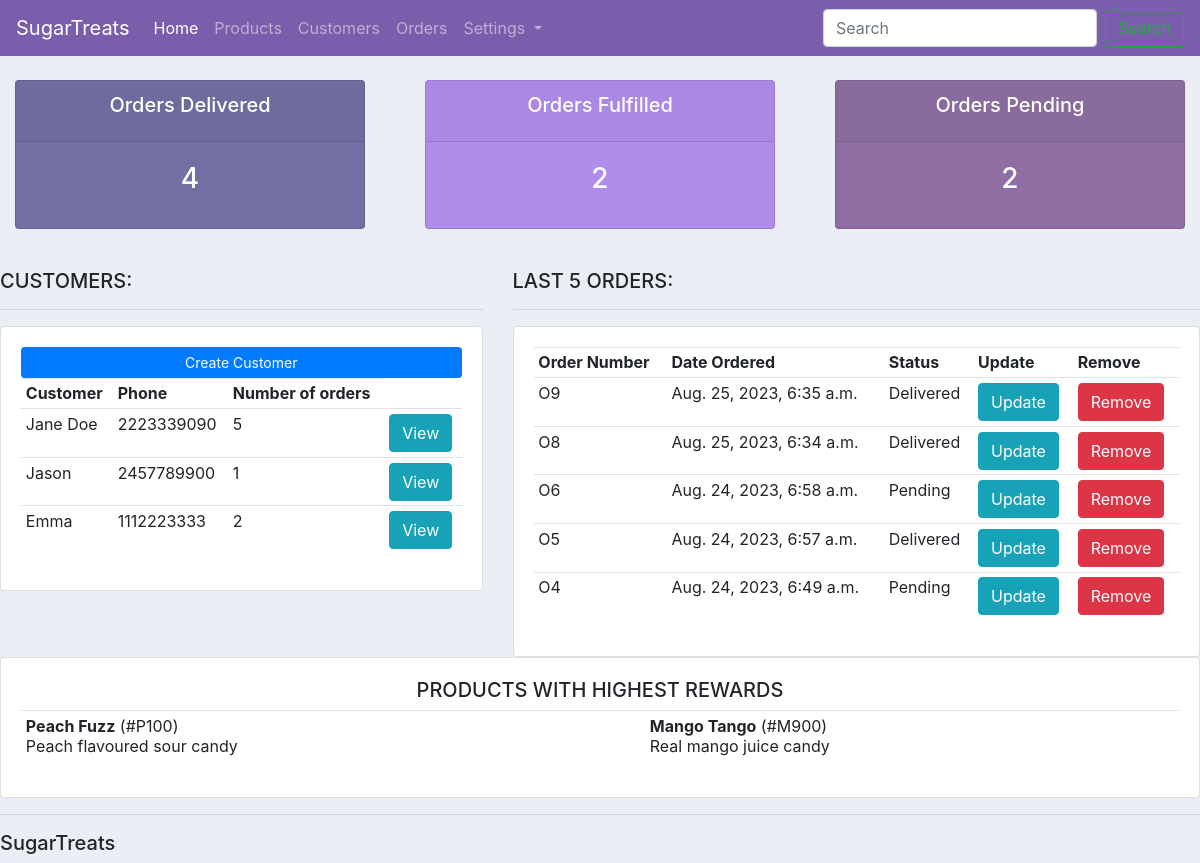
The app's page /, older data.
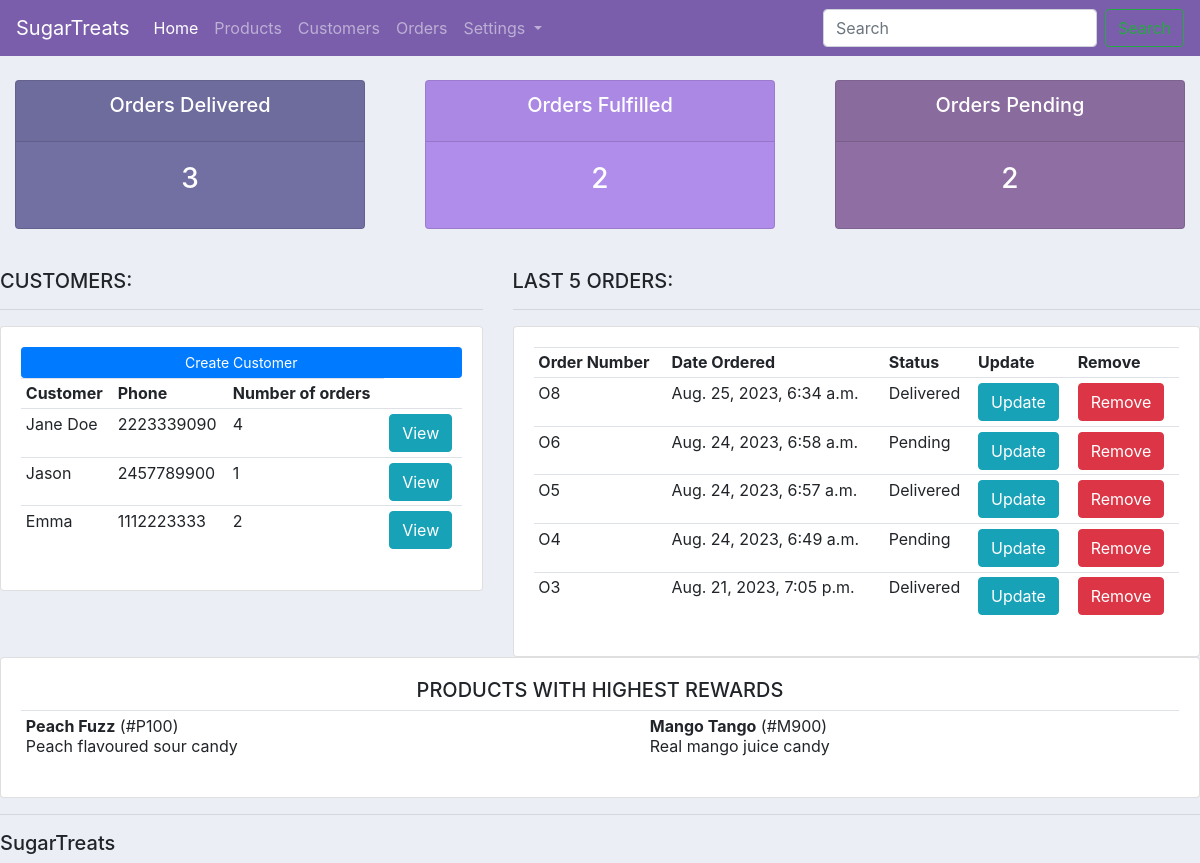
The same page, newer data.
### ecomm/models.py (models this page shows, shortened)
class Customer(models.Model):
    name = models.CharField(max_length=200, null=True)
    email = models.CharField(max_length=200, null=True)
    phone = models.CharField(max_length=200, null=True)
    date_created = models.DateTimeField(auto_now_add=True, null=True)

class Order(models.Model):
    STATUS = (
        ("Pending", "Pending"),
        ("Fulfilled", "Fulfilled"),
        ("Delivered","Delivered"),
    )
    customer = models.ForeignKey(Customer, null = True, on_delete = models.SET_NULL, related_name = 'orders')
    order_items = models.ManyToManyField("OrderItem", related_name = 'orders')
    note = models.CharField(max_length= 300, null = True, blank = True)
    date_created=models.DateTimeField(auto_now_add=True, null=True)
    status = models.CharField(max_length = 200, null = True, choices = STATUS)

class Product(models.Model):
    CATEGORY = (
        ("Candy", "Candy"),
        ("Chocolate", "Chocolate"),
        ("Gift box", "Gift box"),
        ("Chocolate bar", "Chocolate bar"),
    )
    name = models.CharField(max_length=200, null=True)
    product_num = models.CharField(max_length=100, unique=True)
    description = models.CharField(max_length=200, null=True)
    category = models.CharField(max_length=200, null=True, choices = CATEGORY)
    price = models.FloatField(null = True)
    date_created=models.DateTimeField(auto_now_add=True, null=True)
    tags = models.ManyToManyField(Tag, blank = True)
    rewards = models.IntegerField(null = True)

### ecomm/views.py (the view)
# urls.py: path("", views.home, name = "home"),
def home(request):
    customers = Customer.objects.all()
    orders = Order.objects.all()
    products = Product.objects.all()
    total_customers = customers.count()
    total_orders = orders.count()
    delivered = orders.filter(status="Delivered").count()
    fulfilled = orders.filter(status="Fulfilled").count()
    pending = orders.filter(status="Pending").count()
    list = orders.order_by("-date_created")
    ordered_list = list[:5]  # returns first five objects
    context = {
        "orders": orders,
        "customers": customers,
        "products": products,
        "total_customers": total_customers,
        "total_orders": total_orders,
        "delivered": delivered,
        "pending": pending,
        "fulfilled": fulfilled,
        "ordered_list": ordered_list,
    }
    return render(request, "ecomm/dashboard.html", context)

### ecomm/templates/ecomm/dashboard.html
{% extends "ecomm/main.html" %} {% block content %}
{% include "ecomm/status.html" %}
<br />
<div class="row">
    <div class = "col-md-5">
        <h5>CUSTOMERS:</h5>
        <hr />
        <div class="card card-body">
            <a class="btn btn-primary btn-sm btn-block" href="">Create Customer</a>
            <table class="table table-sm">
                <tr>
                  <th>Customer</th>
                  <th>Phone</th>
                  <th>Number of orders</th>
                </tr>
                {% for customer in customers %}
                    <tr>
                        <td> {{customer.name}} </td>
                        <td> {{customer.phone}} </td>
                        <td> {{customer.orders.count}} </td>
                        <td><a class = "btn btn-small btn-info" href="{% url 'profile' customer.id %}">View</a>
                    </tr>
                {% endfor %}
            </table>
        </div>
    </div>
    <div class="col-md-7">
        <h5>LAST 5 ORDERS:</h5>
        <hr />
        <div class="card card-body">
            <table class="table table-sm">
                <tr>
                <th>Order Number</th>
                <th>Date Ordered</th>
                <th>Status</th>
                <th>Update</th>
                <th>Remove</th>
                </tr>
                {% for order in ordered_list%}
                    <tr>
                        <td>O{{order.id}}</td>
                        <td>{{order.date_created}}</td>
                        <td>{{order.status}}</td>
                        <td><a class = "btn btn-small btn-info" href="{% url 'update_order' order.id %}">Update</td>
                        <td><a class = "btn btn-small btn-danger" href="{% url 'delete_order' order.id %}">Remove</td>
                    </tr>
                {% endfor %}
            </table>
        </div>
    </div>
</div>
<div class = "row">
        <div class = "col-md-12">
            <div class = "card card-body">
                <h5><center>PRODUCTS WITH HIGHEST REWARDS</center></h5>
                <table class = "table table-sm">
                    <tr>
                    {% for product in products %}
                    <td><b>{{product.name}}</b> (#{{product.product_num}})<br>{{product.description}}</td>
                    {% endfor %}
                    </tr>
                </table>
            </div>
        </div>
</div>
{% endblock %}

Row changes from the older to the newer data that the page shows:
removed Order: id "9", date_created "Aug. 25, 2023, 6:35 a.m.", status "Delivered"
computed for Customer "Jane Doe": orders.count "5" → "4"
now on this page (row unchanged): Order: id "3", date_created "Aug. 21, 2023, 7:05 p.m.", status "Delivered"
Text that changed along with them:
{{ delivered }}: "4" → "3"
